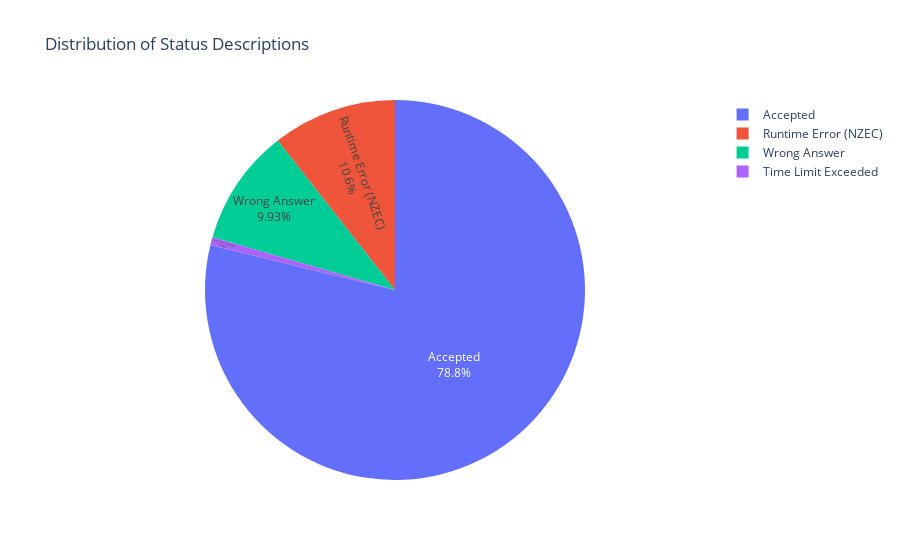

The notebook cell this image was saved under:
### Markdown cell above
### LLAMA ANALYSIS

### Code cell
llama_results_2 = get_normalized_df(f"{curr_dir}/dataset/P2/balanced_samples_llama_codegen_submissions.json")
get_submission_status_charts(llama_results_2)
analyze_runtime_errors(llama_results_2)

### Figure 1 — Plotly figure (JSON) as saved in the notebook; plotly's stock layout.template omitted (floating-point values rounded to 4 significant figures)
{"data": [{"domain": {"x": [0, 1], "y": [0, 1]}, "hovertemplate": "label=%{label}<br>value=%{value}<extra></extra>", "labels": ["Accepted", "Runtime Error (NZEC)", "Wrong Answer", "Time Limit Exceeded"], "legendgroup": "", "name": "", "showlegend": true, "textinfo": "percent+label", "textposition": "inside", "type": "pie", "values": [119, 16, 15, 1]}], "layout": {"legend": {"tracegroupgap": 0}, "title": {"text": "Distribution of Status Descriptions"}}}
